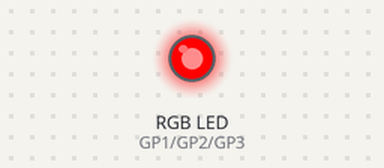
The program below on a simulated Raspberry Pi Pico running MicroPython. On the bench: an RGB LED mixed from three pins (HIGH = lit).

Above: at 0.5 s.
At 1.5 s:
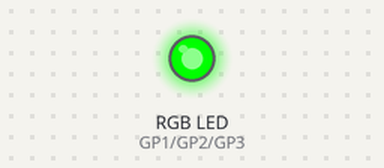
At 5.5 s:
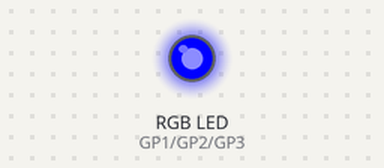
Timing chart, 0 to 6.9 s (numbered marks = the images above):
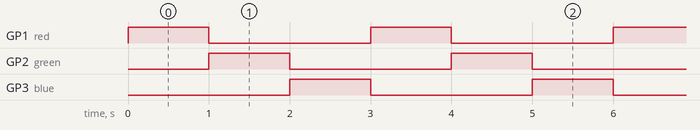

Measured:
- by itself, GP1 (red), GP2 (green), GP3 (blue): alternates HIGH for 1.0 s and LOW for 2.0 s
- by itself, everything shown: repeats every 3.0 s, in 3 steps

The program:

07-ledrgb.py
```python
from picozero import RGBLED
from time import sleep

rgb = RGBLED(red = 1, green = 2, blue = 3)

def verde(): # Your first mood
    rgb.color = (0, 255, 0) # Your first colour

def rojo(): # Your second mood
    rgb.color = (255, 0, 0) # Your second colour

def azul(): # Your second mood
    rgb.color = (0, 0, 255) # Your second colour

while True:
    rojo()
    sleep(1)
    verde()
    sleep(1)
    azul()
    sleep(1)
```
